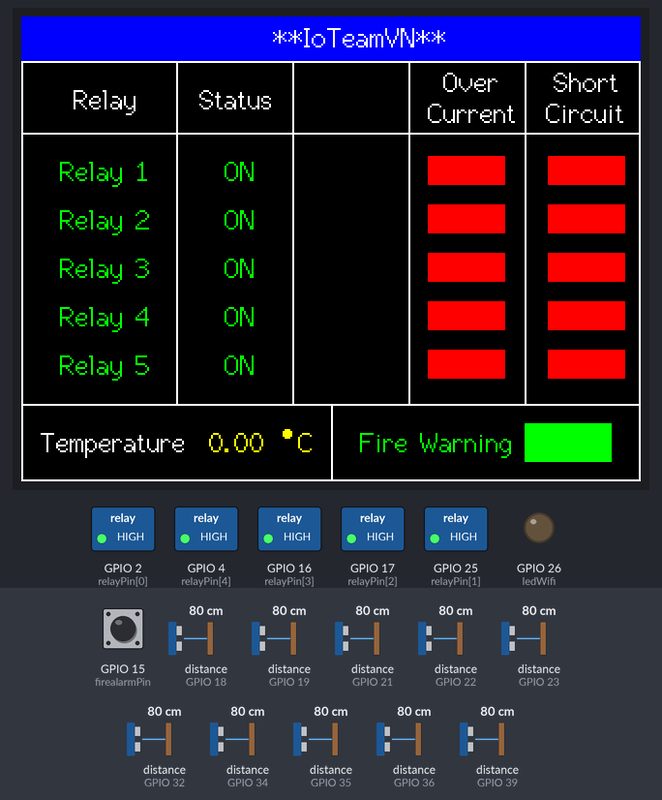
Simulated run of this sketch. Board: ESP32. Shown: 320×240 colour display, switched loads named in the sketch (green lamp = pin HIGH), output pins drawn as LEDs (lit = HIGH). Wiring (inferred from the names in the program): 10 × range finder with pulse-width output: data GPIO 18 / data GPIO 19 / data GPIO 21 / data GPIO 22 / data GPIO 23 / data GPIO 32 / data GPIO 34 / data GPIO 35 / data GPIO 36 / data GPIO 39. The test bench sets the inputs (shaded band); at power-on: GPIO 15 (firealarmPin) HIGH, distance to the obstacle (sensors on GPIO 21, GPIO 18, GPIO 19, GPIO 22, GPIO 23, GPIO 32, GPIO 34, GPIO 35, GPIO 36, GPIO 39) 80 cm. WiFi joins after 1.5 s; servers stay silent unless stated; random numbers use the default seed unless the sketch sets one; no MQTT or app messages arrive unless stated; what the sketch prints to the serial monitor is not drawn.

Above: at 2.9 s.
3.0 s: GPIO 15 (firealarmPin) pulled LOW for 3.2 s
At 5.7 s:
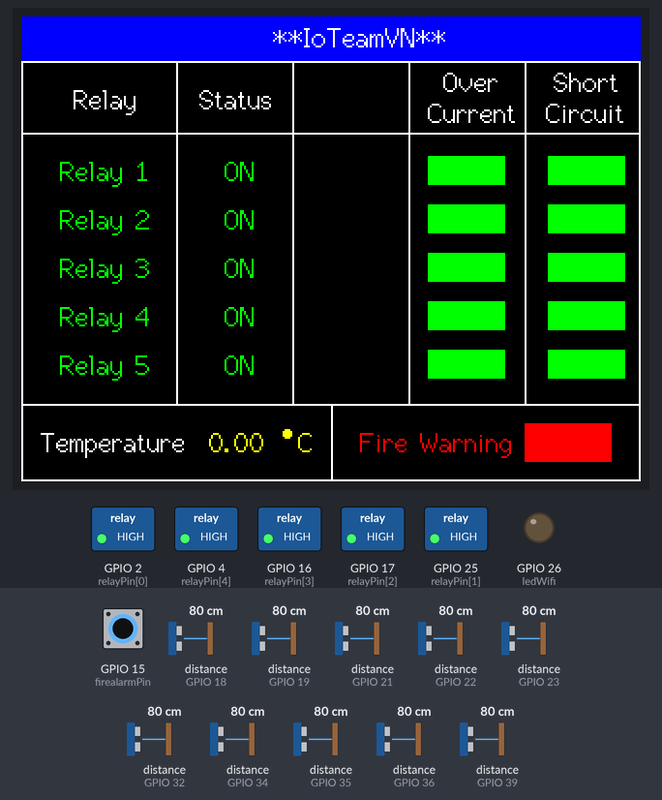
6.8 s: distance to the obstacle (sensor on GPIO 21) set to 60 cm
8.4 s: distance to the obstacle (sensor on GPIO 18) set to 2 cm
At 9.08 s:
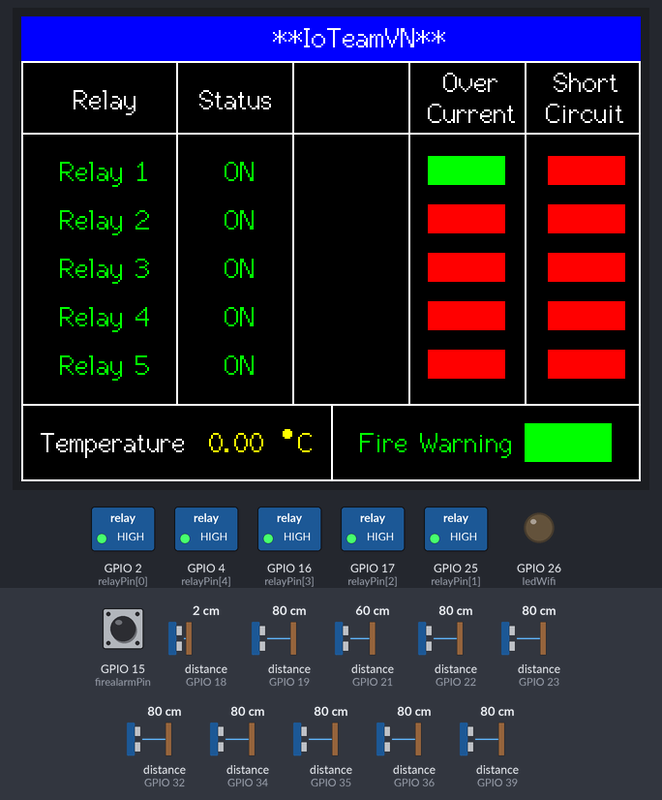
10.0 s: distance to the obstacle (sensor on GPIO 19) set to 2 cm
At 10.2 s:
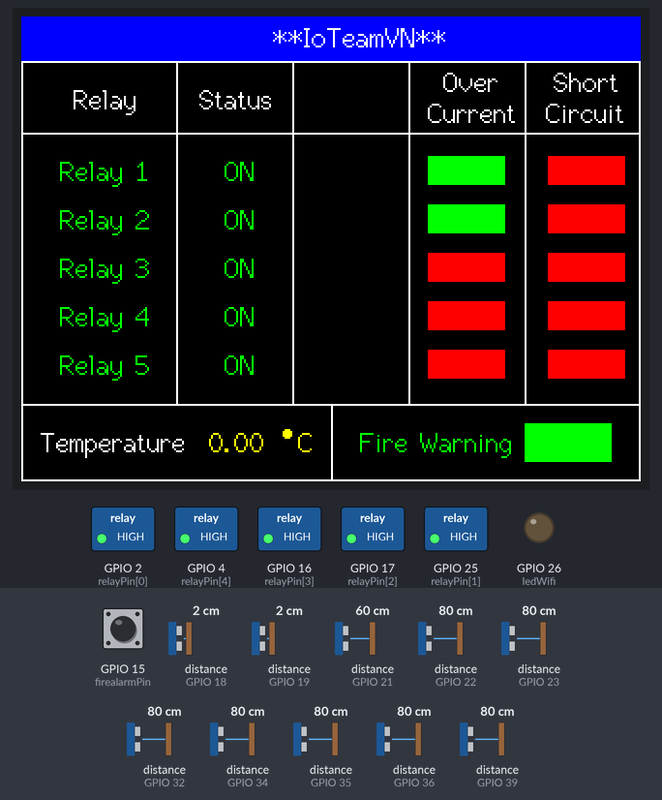
11.6 s: distance to the obstacle (sensor on GPIO 22) set to 2 cm
At 12.26 s:
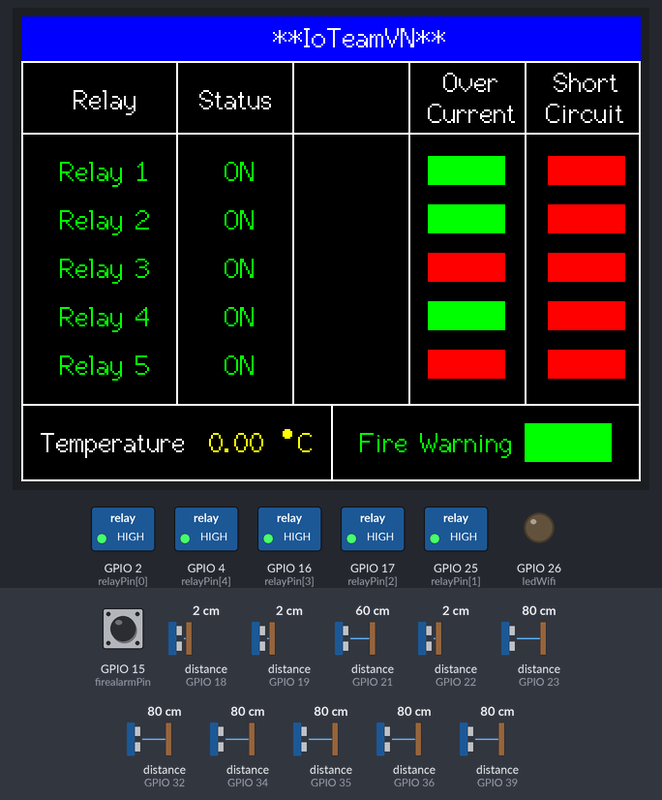
Timing chart, 0 to 14.3 s (numbered marks = the images above; inputs shaded):
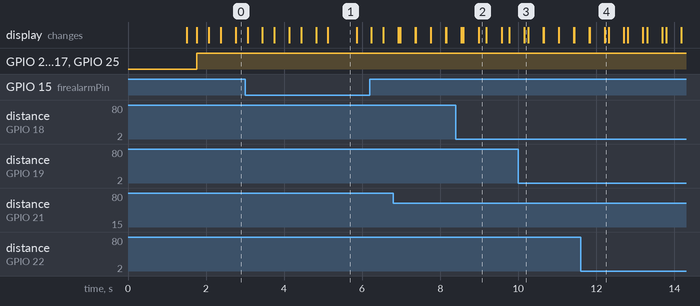

Measured:
- what the display in image 1 shows lasts 0.8 s, from 5.1 s to 5.9 s

The sketch:

CodeEsp32_c__.ino
```cpp
#include <WiFi.h>
#include <PubSubClient.h>
#include <WiFiManager.h>
//#include <DS18B20.h>
#include <TFT_eSPI.h>
#include <SPI.h>
#include <SoftwareSerial.h>
#include <ArduinoJson.h>
#define TFT_GREY 0x5AEB
#define MSG_BUFFER_SIZE  (50)
TaskHandle_t Task1;
TaskHandle_t Task2;
#define MSG_BUFFER_SIZE  (50)
static char recv_buff[50];
int Idm[10];
int count;
const int RX_3_Due = 5;
unsigned long timeCount;
//const byte ds18b20Pin = 33;
const byte firealarmPin = 15;
int OCstat_last[5] = {1, 1, 1, 1, 1};
int SCstat_last[5] = {1, 1, 1, 1, 1};
int RLstat_last[5] = {1, 1, 1, 1, 1};
int arrayIrmsLast[5] = {0, 0, 0, 0, 0};
int OCstat_current[5];
int SCstat_short[5];
int fireLast = 1;
int tempLast = 0;
int x=0;
const int ledWifi = 26;
const char* mqtt_server = "ems.ioteamvn.com";
String preFixTopic = "NCKH/NumbericRelay/wifi/";
unsigned long lastMsg = 0;
unsigned long lastSendTemp = 0;
unsigned long timeFire = 0;
bool interruptFire = false;
float temperature;
char msg[MSG_BUFFER_SIZE];
String msg_overCurrentString;
String msg_shortCircuitString;
int booloverCurrent[5];
int boolshortCircuit[5];
int fire = 0;
const byte relayPin[5] = {2, 25, 17, 16, 4};
const byte overCurrentPin[5] = {18, 19, 21, 22, 23};
const byte shortCircuitPin[5] = {32, 35, 34, 39, 36};
unsigned long dem;
int this_relay;
int sc = 0;
int oc = 0;
int Idm1, Idm2, Idm3, Idm4, Idm5;
SoftwareSerial irmsSerial(RX_3_Due, -1);
WiFiClient espClient;
PubSubClient wifiClient(espClient);
//DS18B20 ds(ds18b20Pin);
TFT_eSPI tft = TFT_eSPI();
void(* resetFunc) (void) = 0;
void setupWifi() {
  WiFiManager wm;
  WiFi.mode(WIFI_STA);
  bool res = wm.autoConnect("Numberic Relay Conf", "66668888");
  if (!res) {
    Serial.print("Connecting Failed");
  }
  else {
    Serial.println("Connecting Completed");
    digitalWrite(ledWifi, LOW);
  }
}
void reconnect() {
  while (!wifiClient.connected()) {
    Serial.print("Attempting MQTT connection...");
    String clientId = "ESP32Client-";
    clientId += String(random(0xffff), HEX);
    Serial.println(clientId);
    if (wifiClient.connect(clientId.c_str())) {
      Serial.println("MQTT Connected");
      char subTopic[100];

      String subTopicString = preFixTopic + "cmnd/+";
      subTopicString.toCharArray(subTopic, subTopicString.length() + 1);
      wifiClient.subscribe(subTopic);
      Serial.println(subTopic);
    } else {
      Serial.print("failed, rc=");
      Serial.print(wifiClient.state());
      Serial.println(" try again in 5 seconds");
      delay(5000);
    }
  }
}
void callback(char* topic, byte* payload, unsigned int length)
{
  Serial.print("Message arrived [");
  Serial.print(topic);
  Serial.print("] ");
  String payloadString = "";
  for (int i = 0; i < length; i++) {
    payloadString = payloadString + (char)payload[i];
    Serial.print((char)payload[i]);
    if (payload[0] == 'r')
    {
      resetFunc();
    }
  }
  String topicBuffer = topic;
  int splashIndex[10];
  int j = 0;
  for (int i = 0; i < topicBuffer.length(); i++) {
    if (topicBuffer.substring(i, i + 1) == "/") {
      splashIndex[j] = i;
      j++;
    }
  }
  int rl = topicBuffer.substring(splashIndex[3] + 1).toInt();
  Serial.println("   relay: " + String(rl));
  if (rl > 0 && rl < 6)
  {
    if ((char)payload[0] == '1') {
      digitalWrite(relayPin[rl - 1], HIGH);
    } else {
      digitalWrite(relayPin[rl - 1], LOW);
    }
  }
}
//void sendTemp()
//{
//  char pubTopicTemp[100];
//  char msg_temp[50];
//
//  if (millis() - lastSendTemp > 10000)
//  {
//    lastSendTemp = millis();
//    temperature = ds.getTempC();
//  }
//  if (temperature != tempLast)
//  {
//    String msgTempString = String(temperature);
//    Serial.print("Nhiet do: ");
//    Serial.println(temperature);
//    String pubTopicTempString = preFixTopic + "stat/temperature";
//    pubTopicTempString.toCharArray(pubTopicTemp, pubTopicTempString.length() + 1);
//    msgTempString.toCharArray(msg_temp, msgTempString.length() + 1);
//    wifiClient.publish(pubTopicTemp, msg_temp);
//    tempLast = temperature;
//    displayTemp();
//  }
//}
void OCinterrupt()
{
  for (int i = 0; i < 5; i++)
  {
    if (digitalRead(overCurrentPin[i]) == 1)
    {
      digitalWrite(relayPin[i], HIGH);
    }
  }
}
void SCinterrupt()
{
  for (int i = 0; i < 5; i++)
  {
    if (digitalRead(shortCircuitPin[i]) == 1)
    {
      digitalWrite(relayPin[i], HIGH);
    }
  }
}
void sendWarning()
{
  char pubTopicoverCurrent[100];
  char pubTopicshortCircuit[100];
  char msgoverCurrent[50];
  char msgshortCircuit[50];
  String msgshortCircuitString;
  String msgoverCurrentString;
  for (int i = 0; i < 5; i++)
  {
    int stat = digitalRead(overCurrentPin[i]);
    OCstat_current[i] = ( stat == 1 && digitalRead(relayPin[i]) == 1) ? 1 : 0  ; // Thoa man thi 1 ko thoa man thi 0
    //        OCstat_current[i] = ( digitalRead(relayPin[i]) == 1) ? 1 : 0  ;
    //    //    Serial.print(OCstat[i]) ;
  }
  for (int x = 0; x < 5; x++)
  {
    if (OCstat_current[x] == OCstat_last[x])
    {
    }
    else
    {
      int int_OCstat = OCstat_current[x];
      msgoverCurrentString = String(int_OCstat);
      String pubTopicoverCurrentString = preFixTopic + "stat/" + "OC" + String(x + 1);
      pubTopicoverCurrentString.toCharArray(pubTopicoverCurrent, pubTopicoverCurrentString.length() + 1);
      msgoverCurrentString.toCharArray(msgoverCurrent, msgoverCurrentString.length() + 1);
      wifiClient.publish(pubTopicoverCurrent, msgoverCurrent );
      OCstat_last[x] = int_OCstat;
    }
  }
  for (int i = 0; i < 5; i++)
  {
    int stat_short = digitalRead(shortCircuitPin[i]);
    SCstat_short[i] = (stat_short == 1 && digitalRead(relayPin[i]) == 1) ? 1 : 0;
  }
  for (int x = 0; x < 5; x++)
  {
    //    Serial.println(String(SCstat_short[x])+"    "+String(SCstat_last[x]));
    if (SCstat_short[x] == SCstat_last[x])
    {
    }
    else
    {
      int int_SCstat = SCstat_short[x];
      msgshortCircuitString = String(int_SCstat);
      String pubTopicshortCircuitString = preFixTopic + "stat/" + "SC" + String(x + 1);
      pubTopicshortCircuitString.toCharArray(pubTopicshortCircuit, pubTopicshortCircuitString.length() + 1);
      msgshortCircuitString.toCharArray(msgshortCircuit, msgshortCircuitString.length() + 1);
      wifiClient.publish(pubTopicshortCircuit, msgshortCircuit);
      SCstat_last[x] = int_SCstat;
    }
  }
}
//void fireInterrupt()
//{
//  timeFire = millis();
//  interruptFire = true;
//}
void fireProcess()
{
  char pubTopicAlarm[100];
  char msg_alarm[50];
  String msgFireString;

  if (digitalRead(firealarmPin) == 0)
  {
    //timeFire = millis();
    x++;
  }
  else{}
  if (x==2)
    {
      fire = 1;
      for (int i = 0; i < 5; i++)
      {
        digitalWrite(relayPin[i], HIGH);
      }
      x=0;
    }
  else
  {
    fire = 0;
  }
  if (fire == fireLast)
  {
  }
  else
  {
    msgFireString = String(fire);
    String pubTopicAlarmString = preFixTopic + "stat/FA";
    pubTopicAlarmString.toCharArray(pubTopicAlarm, pubTopicAlarmString.length() + 1);
    msgFireString.toCharArray(msg_alarm, msgFireString.length() + 1);
    wifiClient.publish(pubTopicAlarm, msg_alarm);
    fireLast = fire;
  }
}
void MQTTPublishRelay()
{
  char pubTopic[100];
  char msgRelay[50];
  int thisRelay;
  String msgrelayString;
  int RL_stat[5];
  for (int i = 0; i < 5; i++)
  {
    int stat = digitalRead(relayPin[i]);
    RL_stat[i] = (stat == 1) ? 1 : 0;
  }
  for (int x = 0; x < 5; x++)
  {
    //    Serial.println(String(RL_stat[x]) + "    " + String(RLstat_last[x]));
    if (RL_stat[x] == RLstat_last[x])
    {
    }
    else
    {
      displayRelay();
      int int_RLStat = digitalRead(relayPin[x]);
      msgrelayString = String(int_RLStat);
      String pubTopicString = preFixTopic + "stat/" + String(x + 1);
      pubTopicString.toCharArray(pubTopic, pubTopicString.length() + 1);
      msgrelayString.toCharArray(msgRelay, msgrelayString.length() + 1);
      wifiClient.publish(pubTopic, msgRelay);
      RLstat_last[x] = int_RLStat;
    }
  }
}

//************************TFT CODE*****************************//
void drawBorder()
{
  tft.drawLine(0, 23, 319, 23, TFT_WHITE);
  tft.drawLine(0, 60, 319, 60, TFT_WHITE);
  tft.drawLine(0, 23, 0, 239, TFT_WHITE);
  tft.drawLine(0, 239, 319, 239, TFT_WHITE);
  tft.drawLine(319, 23, 319, 239, TFT_WHITE);
  tft.drawLine(0, 200, 320, 200, TFT_WHITE);
  //Duong doc
  tft.drawLine(80, 23, 80, 200, TFT_WHITE);
  tft.drawLine(140, 23, 140, 200, TFT_WHITE);
  tft.drawLine(200, 23, 200, 200, TFT_WHITE);
  tft.drawLine(260, 23, 260, 200, TFT_WHITE);
  tft.drawLine(160, 200, 160, 240, TFT_WHITE);
}
void displayRelay()
{
  int x = 72;
  tft.setCursor(27, 35);
  tft.setTextColor(TFT_WHITE); tft.setTextSize(1);
  tft.println("Relay");
  tft.setCursor(92, 35);
  tft.println("Status");
  for (int i = 0; i < 5; i++)
  {
    int stat = digitalRead(relayPin[i]);
    if (stat == 0)
    {
      tft.setCursor(20, x);
      tft.setTextColor(TFT_GREEN); tft.setTextSize(1);
      tft.println("Relay " + String(i + 1) + " ");
      tft.fillRect(100, x, 35, 15, TFT_BLACK);
      tft.setCursor(105, x);
      tft.setTextColor(TFT_GREEN); tft.setTextSize(1);
      tft.println("ON");
      x = x + 25;
    }
    else
    {
      tft.setCursor(20, x);
      tft.setTextColor(TFT_RED); tft.setTextSize(1);
      tft.println("Relay " + String(i + 1) + " ");
      tft.fillRect(100, x, 35, 15, TFT_BLACK);
      tft.setCursor(105, x);
      tft.setTextColor(TFT_RED); tft.setTextSize(1);
      tft.println("OFF");
      x = x + 25;
    }
  }
}
void displayFireAlarm()
{
  tft.setCursor(175, 212);
  tft.setTextColor(TFT_GREEN);
  tft.print("Fire Warning");
  if (fire == 1)
  {
    tft.fillRect(260, 210, 45, 20, TFT_RED);
    tft.setCursor(175, 212);
    tft.setTextColor(TFT_RED);
    tft.print("Fire Warning");
  }
  else
  {
    tft.fillRect(260, 210, 45, 20, TFT_GREEN);
  }
}
void displayTemp()
{
  tft.setCursor(10, 212);
  tft.setTextColor(TFT_WHITE); tft.setTextSize(1);
  tft.println("Temperature");
  tft.fillRect(93, 212, 42, 15, TFT_BLACK);
  tft.setCursor(97, 212);
  tft.setTextColor(TFT_YELLOW); tft.setTextFont(2);
  tft.setTextSize(1);
  tft.println(temperature);
  tft.fillCircle(137, 215, 2, TFT_YELLOW);
  tft.setCursor(143, 212);
  tft.println("C");
}
void displayIrms()
{
  int arrayIrms[5];
  arrayIrms[0] = Idm1;
  arrayIrms[1] = Idm2;
  arrayIrms[2] = Idm3;
  arrayIrms[3] = Idm4;
  arrayIrms[4] = Idm5;
  for (int i = 0; i < 5; i++)
  {
    if (arrayIrms[i] == arrayIrmsLast[i])
    {
    }
    else
    {
      tft.setCursor(150, 35);
      tft.setTextColor(TFT_WHITE); tft.setTextSize(1);
      tft.println("Current");

      tft.fillRect(150, 72, 44, 15, TFT_BLACK);
      tft.setCursor(155, 72);
      tft.setTextColor(TFT_YELLOW); tft.setTextSize(1);
      tft.print(Idm1);
      tft.println(" A");

      tft.fillRect(150, 97, 44, 15, TFT_BLACK);
      tft.setCursor(155, 97);
      tft.setTextColor(TFT_YELLOW); tft.setTextSize(1);
      tft.print(Idm2);
      tft.println(" A");

      tft.fillRect(150, 122, 44, 15, TFT_BLACK);
      tft.setCursor(155, 122);
      tft.setTextColor(TFT_YELLOW); tft.setTextSize(1);
      tft.print(Idm3);
      tft.println(" A");

      tft.fillRect(150, 147, 44, 15, TFT_BLACK);
      tft.setCursor(155, 147);
      tft.setTextColor(TFT_YELLOW); tft.setTextSize(1);
      tft.print(Idm4);
      tft.println(" A");

      tft.fillRect(150, 172, 44, 15, TFT_BLACK);
      tft.setCursor(155, 172);
      tft.setTextColor(TFT_YELLOW); tft.setTextSize(1);
      tft.print(Idm5);
      tft.println(" A");
      char pubtopicIrms[100];
      char msgIrms[50];
      int thisIrms;
      String msgIrmsString;
      int intIrms = arrayIrms[i];
      msgIrmsString = String(intIrms);
      String pubTopicIrmsString = preFixTopic + "stat/" + "Irms" + String(i + 1);
      pubTopicIrmsString.toCharArray(pubtopicIrms, pubTopicIrmsString.length() + 1);
      msgIrmsString.toCharArray(msgIrms, msgIrmsString.length() + 1);
      wifiClient.publish(pubtopicIrms, msgIrms);
      arrayIrmsLast[i] = intIrms;
    }
  }
}
void displayoverCurrent()
{
  int x = 72;
  tft.setCursor(218, 26);
  tft.setTextColor(TFT_WHITE); tft.setTextSize(1);
  tft.print("Over");
  tft.setCursor(210, 42);
  tft.println("Current");

  for (int i = 0; i < 5; i++)
  {
    if (OCstat_current[i] == 1)
    {
      tft.fillRect(210, x, 40, 15, TFT_RED);
      x = x + 25;
    }
    else
    {
      tft.fillRect(210, x, 40, 15, TFT_GREEN);
      x = x + 25;
    }
  }
}
void displayshortCircuit()
{
  int x = 72;
  tft.setCursor(275, 26);
  tft.setTextColor(TFT_WHITE); tft.setTextSize(1);
  tft.print("Short");
  tft.setCursor(271, 42);
  tft.print("Circuit");
  for (int i = 0; i < 5; i++)
  {
    if (SCstat_short[i] == 1)
    {
      tft.fillRect(272, x, 40, 15, TFT_RED);
      x = x + 25;
    }
    else
    {
      tft.fillRect(272, x, 40, 15, TFT_GREEN);
      x = x + 25;
    }
  }
}
void setup()
{
  Serial.begin(9600);
  irmsSerial.begin(9600);
  setupWifi();
  wifiClient.setServer(mqtt_server, 1883);
  wifiClient.setCallback(callback);
  tft.init();
  tft.setRotation(1);
  tft.fillScreen(TFT_BLACK);
  tft.setCursor(30, 0, 2);
  tft.setTextColor(TFT_WHITE);  tft.setTextSize(1);
  tft.fillRect(0, 0, 320, 23, TFT_BLUE);
  tft.setCursor(130, 3);
  tft.println("**IoTeamVN**");
  drawBorder();
  displayTemp();
  displayRelay();
  displayIrms();
  for (int i = 0 ; i < 5; i++)
  {
    pinMode(relayPin[i], OUTPUT);
    digitalWrite(relayPin[i], LOW);
    pinMode(overCurrentPin[i], INPUT);
    pinMode(shortCircuitPin[i], INPUT);
    digitalWrite(shortCircuitPin[i], LOW);
    digitalWrite(overCurrentPin[i], LOW);
    attachInterrupt(shortCircuitPin[i], SCinterrupt, RISING);
    attachInterrupt(overCurrentPin[i], OCinterrupt, RISING);
  }
  pinMode(ledWifi, OUTPUT);
  pinMode(firealarmPin, INPUT_PULLUP);
}
void loop()
{
  if (irmsSerial.available())
  {
    String data = "";
    while (irmsSerial.available()) {

      data = irmsSerial.readStringUntil('\r');
    }
    DynamicJsonDocument  doc(4096);
    DeserializationError error = deserializeJson(doc, data);
    if (!error) {
      serializeJson(doc, Serial);
      Serial.println();
      //Read data
      count = doc["count"];
      Idm1 = doc["data"][0];
      Idm2 = doc["data"][1];
      Idm3 = doc["data"][2];
      Idm4 = doc["data"][3];
      Idm5 = doc["data"][4];
    }
  }
  displayIrms();
  displayFireAlarm();
  displayoverCurrent();
  displayshortCircuit();
  if (!wifiClient.connected())
  {
    reconnect();
  }
  wifiClient.loop();

  unsigned long now = millis();
  if (now - lastMsg >= 1000) {
    lastMsg = now;
    MQTTPublishRelay();
    fireProcess();
  }
  sendWarning();
  //  sendTemp();
}
```
